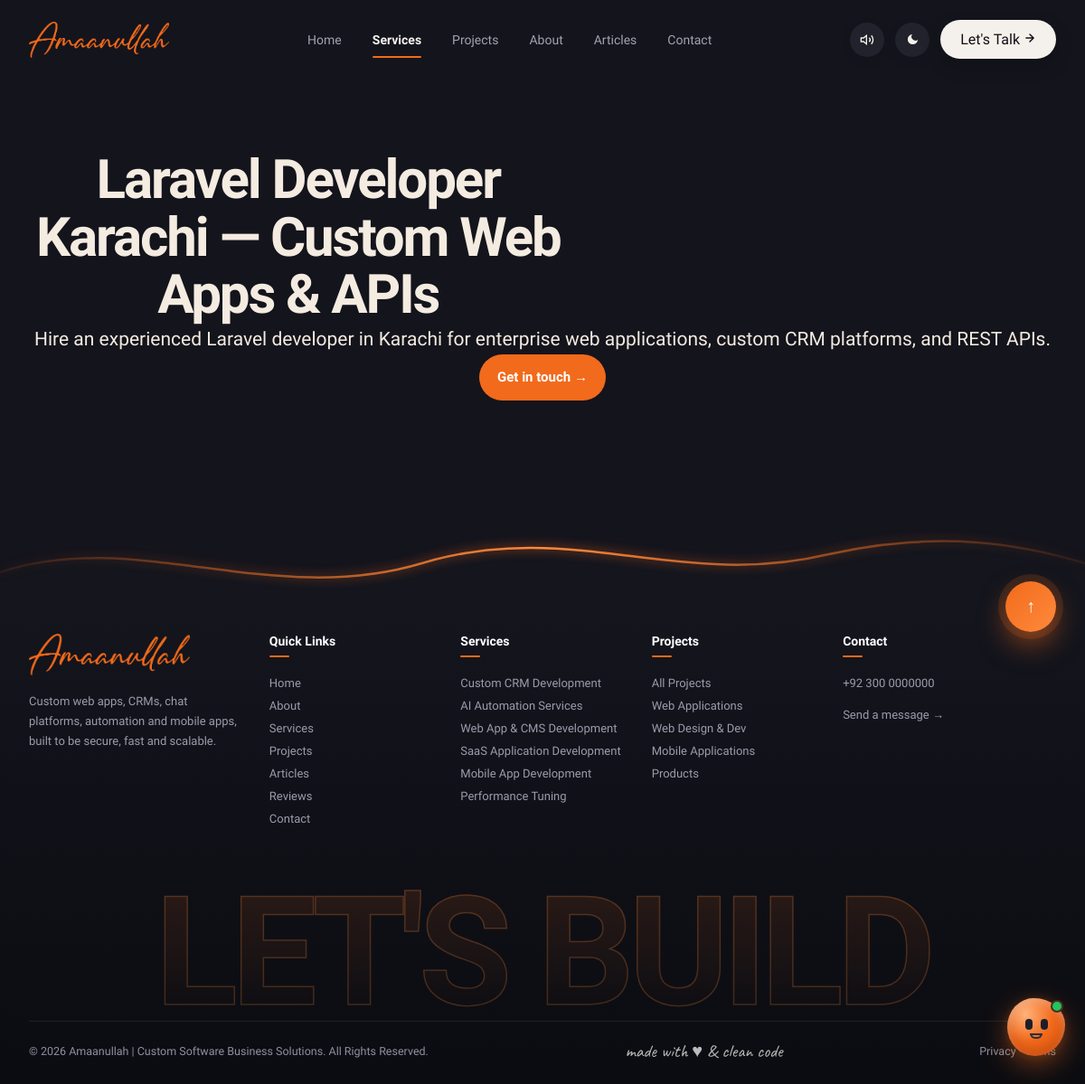
/laravel-developer-karachi, run on the app's committed database.
### tables this page shows
CREATE TABLE `landing_pages` (
  `id` INT UNSIGNED AUTO_INCREMENT PRIMARY KEY,
  `title` VARCHAR(255) NOT NULL,
  `seo_title` VARCHAR(255) NULL,
  `slug` VARCHAR(150) NOT NULL UNIQUE,
  `city` VARCHAR(100) NULL,
  `meta_description` TEXT NULL,
  `content_html` LONGTEXT NULL,
  `schema_json` LONGTEXT NULL,
  `is_active` TINYINT(1) NOT NULL DEFAULT 1,
  `views_count` INT UNSIGNED NOT NULL DEFAULT 0,
  `created_at` DATETIME NOT NULL DEFAULT CURRENT_TIMESTAMP,
  `updated_at` DATETIME NULL ON UPDATE CURRENT_TIMESTAMP,
  INDEX `idx_lp_slug` (`slug`)
);

### app/Helpers/helpers.php (called while the page is built, shortened)
<?php
if (!function_exists('env')) {
    function env(string $key, $default = null) {
        static $vars = null;
        if ($vars === null) {
            $vars = [];
            $file = (defined('BASE_PATH') ? BASE_PATH : dirname(__DIR__, 2)) . '/.env';
        }
        $v = getenv($key);
        if ($v !== false) return $v;
        return array_key_exists($key, $vars) ? $vars[$key] : $default;
    }
}
function config(string $key, $default = null) {
    static $cache = [];
    [$file, $item] = array_pad(explode('.', $key, 2), 2, null);
    if (!isset($cache[$file])) {
        $path = BASE_PATH . "/config/{$file}.php";
        $cache[$file] = is_file($path) ? require $path : [];
    }
    return $item === null ? $cache[$file] : ($cache[$file][$item] ?? $default);
}
function base_path_url(): string {
    static $base = null;
    if ($base !== null) return $base;
    $url = config('app.url');
    $dir = str_replace('\\', '/', dirname($_SERVER['SCRIPT_NAME'] ?? '/'));
    $dir = preg_replace('#/public$#', '', rtrim($dir, '/'));
    return $base = ($dir === '/' ? '' : $dir);
}
function base_url(string $path = '/'): string {
    $path = '/' . ltrim($path, '/');
    $b = base_path_url();
    return $b === '' ? $path : ($path === '/' ? $b . '/' : $b . $path);
}
function asset_url(string $path): string {
    return base_url('/' . ltrim($path, '/'));
}
function view_path(string $view): string {
    return BASE_PATH . '/views/' . ltrim($view, '/');
}
function view(string $name, array $data = []): string {
    $file = view_path(str_ends_with($name, '.php') ? $name : $name . '.php');
    extract($data, EXTR_SKIP);
    try { require $file; } catch (Throwable $t) { ob_end_clean(); throw $t; }
    return ob_get_clean();
}

### config/database.php (called while the page is built)
<?php
return [
    'enabled'  => filter_var(env('DB_ENABLED', false), FILTER_VALIDATE_BOOLEAN),
    'driver'   => 'mysql',
    'host'     => env('DB_HOST', '127.0.0.1'),
    'port'     => (int) env('DB_PORT', 3306),
    'database' => env('DB_DATABASE', 'web3d'),
    'username' => env('DB_USERNAME', 'root'),
    'password' => env('DB_PASSWORD', ''),
    'charset'  => env('DB_CHARSET', 'utf8mb4'),
];

### config/app.php (called while the page is built)
<?php
return [
    'name'  => env('APP_NAME', 'Amaanullah'),
    'env'   => env('APP_ENV', 'production'),
    'debug' => filter_var(env('APP_DEBUG', false), FILTER_VALIDATE_BOOLEAN),
    'url'   => rtrim((string) env('APP_URL', ''), '/'),
    'log_level' => env('LOG_LEVEL', 'info'),
    'timezone'  => env('APP_TIMEZONE', 'Asia/Karachi'),
];

### app/Core/Database.php (called while the page is built, shortened)
<?php
class Database
{
    private static ?PDO $pdo = null;
    public static function enabled(): bool { return (bool) config('database.enabled'); }
    public static function connection(): PDO
    {
        if (self::$pdo) return self::$pdo;
        $c = config('database');
        $dsn = sprintf('%s:host=%s;port=%d;dbname=%s;charset=%s', $c['driver'], $c['host'], $c['port'], $c['database'], $c['charset']);
        return self::$pdo = new PDO($dsn, $c['username'], $c['password'], [
            PDO::ATTR_ERRMODE => PDO::ERRMODE_EXCEPTION,
            PDO::ATTR_DEFAULT_FETCH_MODE => PDO::FETCH_ASSOC,
            PDO::ATTR_EMULATE_PREPARES => false,
        ]);
    }
}

### app/Core/Model.php (called while the page is built, shortened)
<?php
abstract class Model
{
    protected static string $table = '';
    public static function find(string $slug): ?array
    {
        if (static::$table && Database::enabled()) {
            try {
                $stmt = Database::connection()->prepare('SELECT * FROM `' . static::$table . '` WHERE `slug` = :slug LIMIT 1');
                $stmt->execute(['slug' => $slug]);
                $row = $stmt->fetch();
                return $row ?: null;
            } catch (\Throwable $e) {
                Logger::warning('DB find by slug failed: ' . $e->getMessage());
            }
        }
        return null;
    }
}

### app/Models/LandingPageModel.php (called while the page is built, shortened)
<?php
class LandingPageModel extends Model
{
    public static function findActive(string $slug): ?array
    {
        $page = static::find($slug);
        return ($page && !empty($page['is_active'])) ? $page : null;
    }
}

### app/Controllers/LandingController.php (called while the page is built, shortened)
<?php
class LandingController extends Controller
{
    public function show(string $slug): string
    {
        $page = LandingPageModel::findActive($slug);
        return $this->render('landing/show', [
            'landing' => $page,
            'page' => $page,
            'slug' => $slug,
        ]);
    }
}

### index.php (called while the page is built, shortened)
<?php
\App\Core\App::boot(BASE_PATH)->run();

### public/index.php (called while the page is built, shortened)
<?php
require dirname(__DIR__) . '/index.php';

### app/Core/Controller.php (called while the page is built, shortened)
<?php
abstract class Controller
{
    protected function render(string $view, array $data = []): string
    {
        return view($view, $data);
    }
}

### views/landing/show.php (the view, shortened to what this page needs)
<?php
$l = $landing ?? $page ?? [];
$slug = $l['slug'] ?? '';
$desc = !empty($l['meta_description']) ? $l['meta_description'] : 'Senior software developer building custom CRM systems, SaaS platforms, automation workflows and modern web apps.';
?>
<!DOCTYPE html>
<html lang="en">
<head>
<link rel="stylesheet" href="<?= asset_url('css/landing.css') ?>">
<link rel="stylesheet" href="<?= asset_url('css/chatbot.css') ?>">
<link rel="stylesheet" href="<?= asset_url('css/layout.css') ?>">
</head>
<body>
<?php $home = false; $active = 'Services'; require view_path('layouts/header.php'); ?>
<main>
<?php if (!empty($l['content_html'])): ?>
  <?= $l['content_html'] ?>
<?php else: ?>
  <div class="wrap" style="padding:80px 20px;text-align:center">
    <h1><?= htmlspecialchars($l['title'] ?? 'Landing Page') ?></h1>
    <p class="lead"><?= htmlspecialchars($desc) ?></p>
    <a class="btn o" href="<?= base_url('/contact') ?>">Get in touch →</a>
  </div>
<?php endif; ?>
</main>
<?php require view_path('layouts/footer.php'); ?>
</body>
</html>

### app/Core/App.php (shortened to what this page needs)
<?php
class App
{
    private array $routes = ['GET' => [], 'POST' => []];
    public function get(string $pattern, array $handler): void  { $this->routes['GET'][$pattern] = $handler; }
    public function post(string $pattern, array $handler): void { $this->routes['POST'][$pattern] = $handler; }
    public function run(): void
    {
        $method = $_SERVER['REQUEST_METHOD'] ?? 'GET';
        $path = rawurldecode(parse_url($_SERVER['REQUEST_URI'] ?? '/', PHP_URL_PATH) ?? '/');
        $base = base_path_url();
        $path = preg_replace('#^/(index\.php|public)(?=/|$)#', '', $path);
        $path = '/' . trim((string) $path, '/');
        foreach ($this->routes[$method] ?? [] as $pattern => [$class, $action]) {
            $regex = '#^' . preg_replace('#\{(\w+)\}#', '(?P<$1>[a-z0-9-]+)', $pattern) . '$#';
            if (preg_match($regex, $path, $m)) {
                $params = array_values(array_filter($m, 'is_string', ARRAY_FILTER_USE_KEY));
                echo (new $class())->$action(...$params);
                return;
            }
        }
    }
}

### public/css/landing.css (style rules this page uses)
:root { --o:#f26a1b;--o2:#ff8a3d;--cr:#fbf6ef;--cr2:#f4ece0;--ink:#14141c;--mu:#5d5b66;--ln:#e8dfd2;--r:20px }
* { box-sizing:border-box;margin:0;padding:0 }
html { scroll-behavior:smooth;scroll-padding-top:90px }
body { font-family:"Plus Jakarta Sans",system-ui,sans-serif;background:var(--cr);color:var(--ink);font-size:18px;line-height:1.75;overflow-x:hidden;-webkit-font-smoothing:antialiased }
a { color:inherit }
.btn { display:inline-flex;align-items:center;gap:8px;background:var(--ink);color:#fff;text-decoration:none;font-weight:700;font-size:15px;padding:12px 20px;border-radius:999px;transition:.25s }
.btn.o { background:var(--o) }
.wrap { max-width:1280px;margin:auto;padding:0 28px }
h1 { font-size:clamp(34px,5vw,62px);line-height:1.06;letter-spacing:-.035em;font-weight:800;max-width:18ch }
.lead { font-size:21px;line-height:1.65;color:var(--ink)!important }
main { overflow-x:clip }
html[data-theme="dark"] body { background:#14141c;color:#f4ebe1 }
html[data-theme="dark"] .btn { background:#0b0b10;color:#fff }
html[data-theme="dark"] .btn.o { background:#f26a1b }
html[data-theme="dark"] .lead { color:#f4ebe1!important }

### data on the page
landing_pages: title "Laravel Developer Karachi — Custom Web Apps & APIs", meta_description "Hire an experienced Laravel developer in Karachi for enterprise web applications, custom CRM platforms, and REST APIs."

### other printed values
setting('phone_number', '') "+92 300 0000000"
